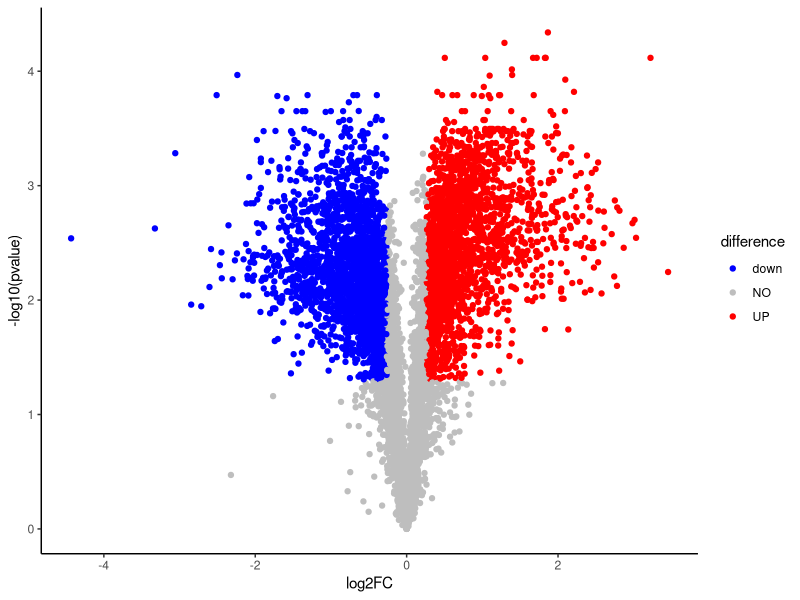
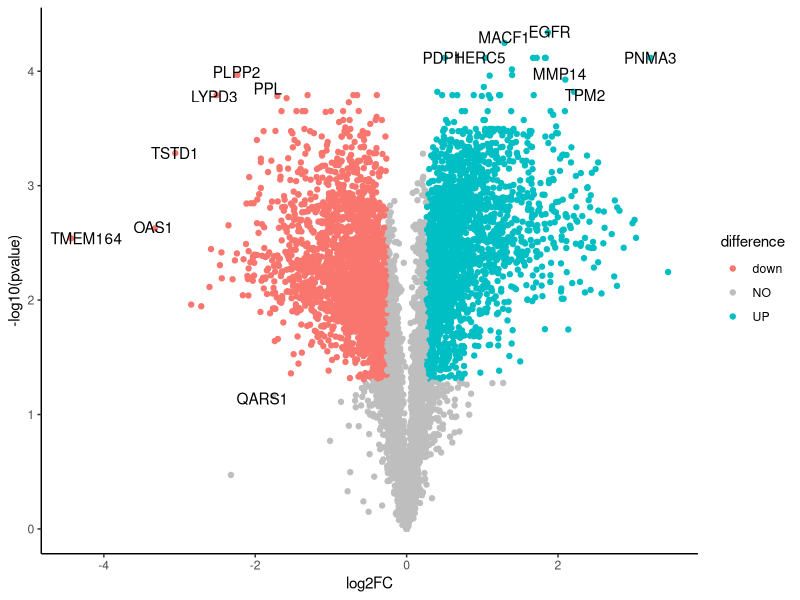
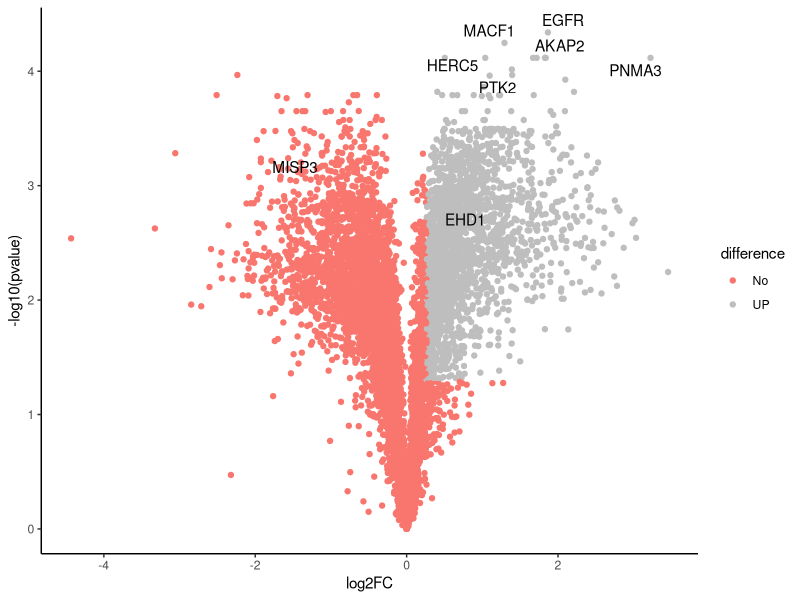
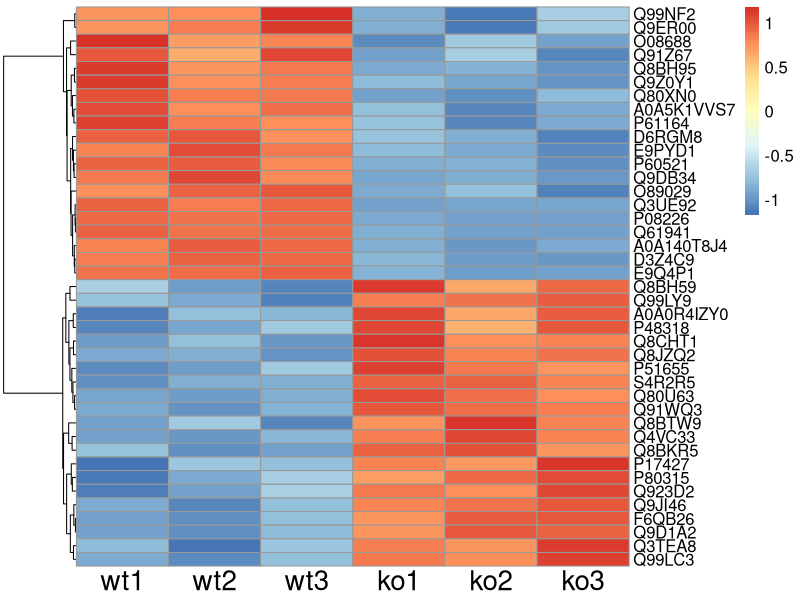

These figures' R source, in order:
## ---- chunk 1
knitr::opts_chunk$set(echo = TRUE)
## ---- chunk 2
setwd("C:/Users/EHIS/Desktop/Rstudy/DTRC_R_lecture-main/Day2")
## ---- chunk 3
library("tidyverse")
library(dplyr)
library(tidyr)
FoldChange <- read.table("./FoldChange.csv", sep=',', header = T, row.names =1)
head(FoldChange)
FoldChange$difference <- "NO"
head(FoldChange)
## ---- chunk 4
FoldChange$difference [FoldChange$log2FC > log(1.2,2) & FoldChange$pvalue < 0.05] <- "UP"
FoldChange$difference [FoldChange$log2FC < -log(1.2,2) & FoldChange$pvalue < 0.05] <- "down"
## ---- chunk 5
p1 <- ggplot(data=FoldChange, aes(x=log2FC, y=-log10(pvalue), col=difference)) + geom_point() + theme_classic() + scale_color_manual(values=c("blue","gray","red"))

p1
## ---- chunk 6
library(ggrepel)
p2 <- ggplot(data=FoldChange, aes(x=log2FC, y=-log10(pvalue), col=difference,label=Gene)) + 
geom_point() +theme_classic() +
scale_color_manual(values = c("#F8766D","gray","#00BFC4")) +
geom_text_repel(color="black")
p2
## ---- chunk 7
FoldChange_label <- read.table("./FoldChange_label.csv", sep=',',header = T)
head(FoldChange_label)
FoldChange_label$difference = "No"
head(FoldChange_label)
FoldChange_label$difference[FoldChange_label$log2FC > log(1.2,2) & FoldChange_label$pvalue <0.05] <- "UP"
FoldChange_label$difference[FoldChange_label$log2FC < -log(1.2,2) & FoldChange_label$pvaule < 0.05] <- "DOWN"
head(FoldChange_label)
FoldChange_label$Label[FoldChange_label$Label == "YES"] <- FoldChange_label$Gene[FoldChange_label$Label== "YES"]
FoldChange_label$Label[FoldChange_label$Label =="NO"  ] <- NA
head(FoldChange_label)
rm(p3)
p3 <- ggplot(data=FoldChange_label, aes(x=log2FC, y=-log10(pvalue), col=difference,label=Label)) + 
geom_point() +theme_classic() +
scale_color_manual(values = c("#F8766D","gray","#00BFC4")) +
geom_text_repel(color="black")

p3
## ---- chunk 8
install.packages("pheatmap")
library(pheatmap)
selet_DEPs <- read.table("./Select_Proteins_Normalized_abudance.txt",
                         sep='\t',header = T,row.names = 1)
head(selet_DEPs)
pheatmap(selet_DEPs,scale="row",cluster_cols=FALSE,cluster_row=TRUE,
        angle_col = c("0"),fontsize=12,fontsize_col = 20,legend = TRUE,
        show_rownames=TRUE)
